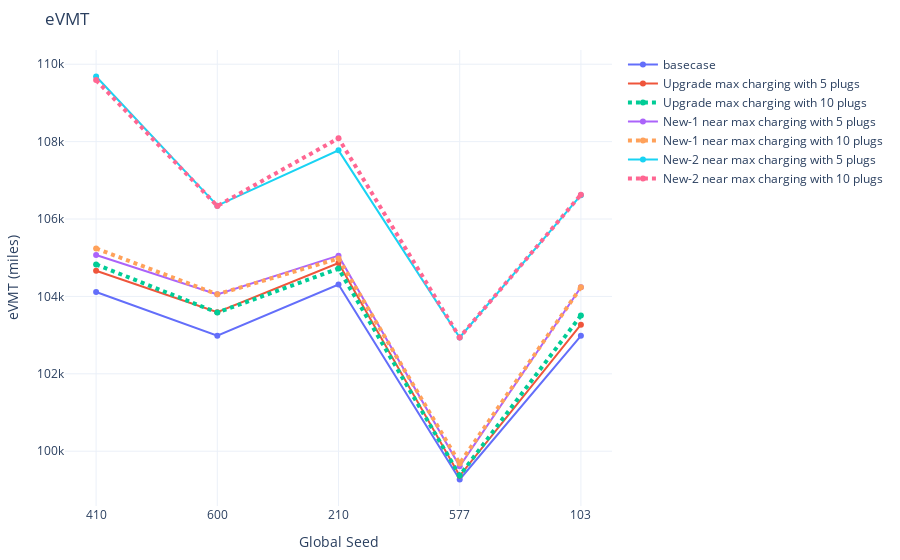

Here is the notebook cell this chart was saved with:
### Markdown cell above
## 5.2 eVMT

### Code cell
# evmt
fig = go.Figure()
fig.add_trace(go.Scatter(x=seeds, y=count_stats[(500 <= count_stats['analysis_id']) & (count_stats['analysis_id']<= 504)].sort_values('analysis_id')['evmt'],
                    mode='lines+markers',
                    name='basecase'))
fig.add_trace(go.Scatter(x=seeds, y=count_stats[(536 <= count_stats['analysis_id']) & (count_stats['analysis_id']<= 540)].sort_values('analysis_id')['evmt'],
                    mode='lines+markers',
                    name='Upgrade max charging with 5 plugs'))
fig.add_trace(go.Scatter(x=seeds, y=count_stats[(541 <= count_stats['analysis_id']) & (count_stats['analysis_id']<= 545)].sort_values('analysis_id')['evmt'],
                    mode='lines+markers',
                    name='Upgrade max charging with 10 plugs', line=dict(width=4, dash='dot')))
fig.add_trace(go.Scatter(x=seeds, y=count_stats[(546 <= count_stats['analysis_id']) & (count_stats['analysis_id']<= 550)].sort_values('analysis_id')['evmt'],
                    mode='lines+markers',
                    name='New-1 near max charging with 5 plugs'))
fig.add_trace(go.Scatter(x=seeds, y=count_stats[(551 <= count_stats['analysis_id']) & (count_stats['analysis_id']<= 555)].sort_values('analysis_id')['evmt'],
                    mode='lines+markers',
                    name='New-1 near max charging with 10 plugs', line=dict(width=4, dash='dot')))
fig.add_trace(go.Scatter(x=seeds, y=count_stats[(556 <= count_stats['analysis_id']) & (count_stats['analysis_id']<= 560)].sort_values('analysis_id')['evmt'],
                    mode='lines+markers',
                    name='New-2 near max charging with 5 plugs'))
fig.add_trace(go.Scatter(x=seeds, y=count_stats[(561 <= count_stats['analysis_id']) & (count_stats['analysis_id']<= 565)].sort_values('analysis_id')['evmt'],
                    mode='lines+markers',
                    name='New-2 near max charging with 10 plugs', line=dict(width=4, dash='dot')))
fig.update_xaxes(type='category')
fig.update_layout(margin=dict(l=20, r=20, t=50, b=20), uniformtext_minsize=8, uniformtext_mode='hide', template='plotly_white', title_text = 'eVMT',
        showlegend = True, yaxis_title="eVMT (miles)", 
                  xaxis_title="Global Seed", )
fig.show()

### Figure 1 — Plotly figure (JSON) as saved in the notebook; plotly's stock layout.template omitted (floating-point values rounded to 4 significant figures)
{"data": [{"mode": "lines+markers", "name": "basecase", "type": "scatter", "x": ["410", "600", "210", "577", "103"], "y": [104113, 102984, 104307, 99270, 102981]}, {"mode": "lines+markers", "name": "Upgrade max charging with 5 plugs", "type": "scatter", "x": ["410", "600", "210", "577", "103"], "y": [104665, 103590, 104865, 99363, 103269]}, {"line": {"dash": "dot", "width": 4}, "mode": "lines+markers", "name": "Upgrade max charging with 10 plugs", "type": "scatter", "x": ["410", "600", "210", "577", "103"], "y": [104827, 103582, 104719, 99370, 103505]}, {"mode": "lines+markers", "name": "New-1 near max charging with 5 plugs", "type": "scatter", "x": ["410", "600", "210", "577", "103"], "y": [105069, 104053, 105053, 99609, 104236]}, {"line": {"dash": "dot", "width": 4}, "mode": "lines+markers", "name": "New-1 near max charging with 10 plugs", "type": "scatter", "x": ["410", "600", "210", "577", "103"], "y": [105240, 104054, 104980, 99684, 104237]}, {"mode": "lines+markers", "name": "New-2 near max charging with 5 plugs", "type": "scatter", "x": ["410", "600", "210", "577", "103"], "y": [109682, 106346, 107775, 102939, 106617]}, {"line": {"dash": "dot", "width": 4}, "mode": "lines+markers", "name": "New-2 near max charging with 10 plugs", "type": "scatter", "x": ["410", "600", "210", "577", "103"], "y": [109590, 106337, 108087, 102941, 106630]}], "layout": {"autosize": true, "margin": {"b": 20, "l": 20, "r": 20, "t": 50}, "showlegend": true, "title": {"text": "eVMT"}, "uniformtext": {"minsize": 8, "mode": "hide"}, "xaxis": {"autorange": true, "range": [-0.2364, 4.236], "title": {"text": "Global Seed"}, "type": "category"}, "yaxis": {"autorange": true, "range": [98550.0, 110400.0], "title": {"text": "eVMT (miles)"}, "type": "linear"}}}
